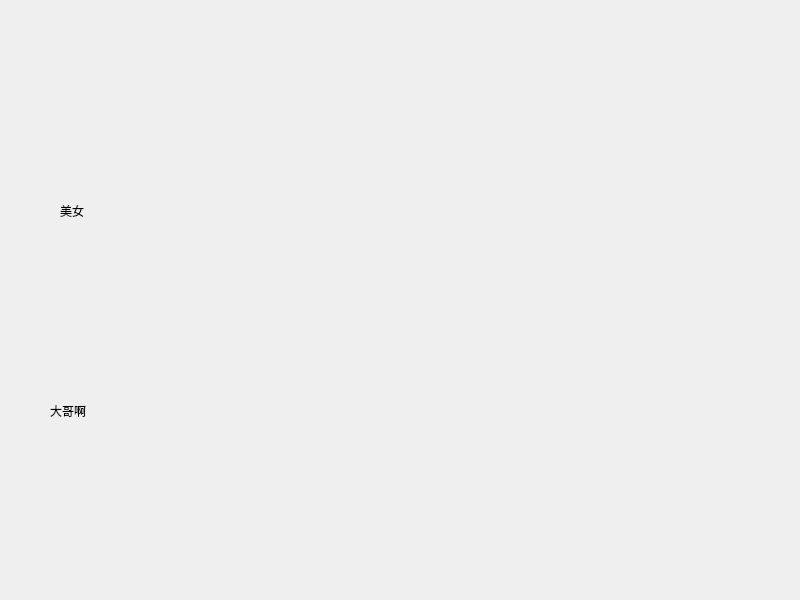
<?xml version="1.0" encoding="UTF-8"?>
<ui version="4.0">
 <class>Widget</class>
 <widget class="QWidget" name="Widget">
  <property name="geometry">
   <rect>
    <x>0</x>
    <y>0</y>
    <width>800</width>
    <height>600</height>
   </rect>
  </property>
  <property name="windowTitle">
   <string>Widget</string>
  </property>
  <widget class="QWidget" name="widget" native="true">
   <property name="geometry">
    <rect>
     <x>40</x>
     <y>80</y>
     <width>261</width>
     <height>251</height>
    </rect>
   </property>
   <widget class="MyLabel" name="label">
    <property name="geometry">
     <rect>
      <x>20</x>
      <y>70</y>
      <width>201</width>
      <height>121</height>
     </rect>
    </property>
    <property name="text">
     <string>美女</string>
    </property>
   </widget>
  </widget>
  <widget class="MyLabel" name="label_2">
   <property name="geometry">
    <rect>
     <x>50</x>
     <y>350</y>
     <width>201</width>
     <height>121</height>
    </rect>
   </property>
   <property name="text">
    <string>大哥啊</string>
   </property>
  </widget>
 </widget>
 <customwidgets>
  <customwidget>
   <class>MyLabel</class>
   <extends>QLabel</extends>
   <header location="global">mylabel.h</header>
  </customwidget>
 </customwidgets>
 <resources/>
 <connections/>
</ui>
